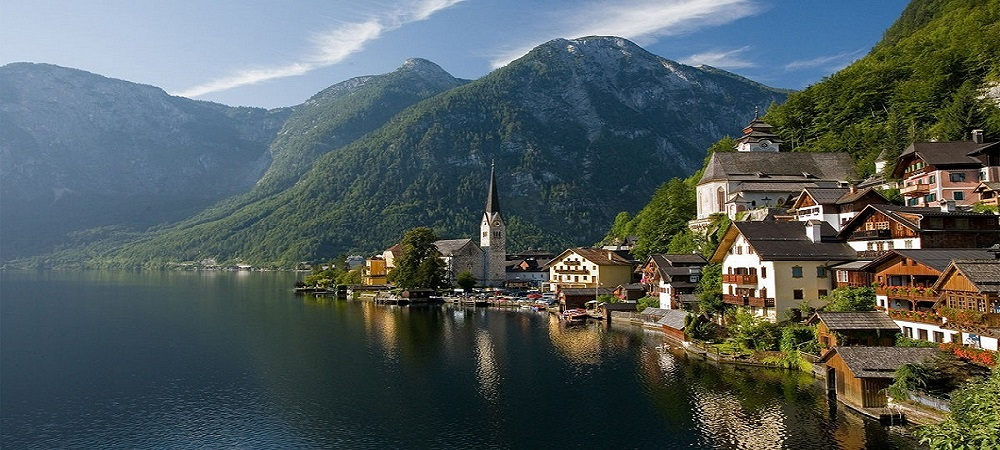
#> input picture images/hallstatt.jpg, 1000 x 450 px, found by its file name
$ python cv-08-2.py
#> lines starting #> are read from the running program, lines starting #| are printed output that depends on the picture
import numpy as np
import cv2

def onMouse(x):
    pass

def imgBlending(imgfile1, imgfile2):
#> called with imgfile1 = 'images/hallstatt.jpg', imgfile2 = 'images/model.jpg'
    img1 = cv2.imread(imgfile1)
#> img1 is the input picture: shape (450, 1000, 3); mean B, G, R 91.6, 91.5, 80.9
    img2 = cv2.imread(imgfile2)
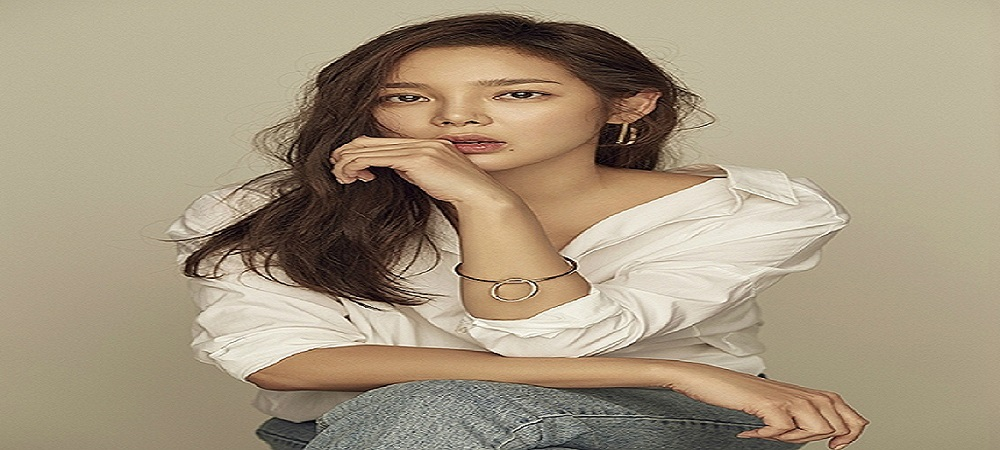
#> input picture images/model.jpg, 1000 x 450 px, found by its file name
#> img2 is the input picture: shape (450, 1000, 3); mean B, G, R 128.4, 151.7, 166.1

    cv2.namedWindow('ImgPane')
    cv2.createTrackbar('MIXING', 'ImgPane', 0, 100, onMouse)
#> slider 'MIXING' is set to 33
    mix = cv2.getTrackbarPos('MIXING', 'ImgPane')

    while True:
        img = cv2.addWeighted(img1, float(100-mix)/100, img2, float(mix)/100, 0)
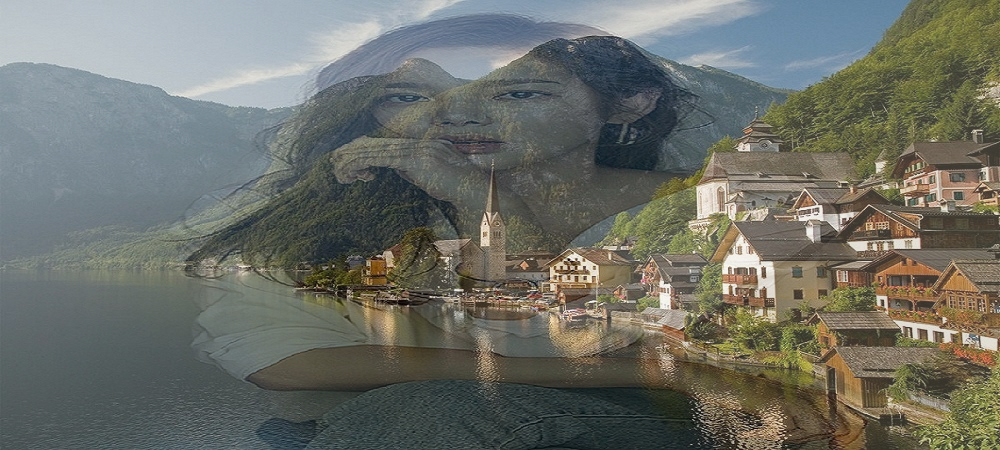
#> img: shape (450, 1000, 3); mean B, G, R 103.8, 111.3, 109
        cv2.imshow('ImgPane',img)

        k = cv2.waitKey(1) & 0xFF
#> (key Esc is pressed here)

        if k==27:
            break

        mix = cv2.getTrackbarPos('MIXING', 'ImgPane')

    cv2.destroyAllWindows()

imgBlending('images/hallstatt.jpg', 'images/model.jpg')
